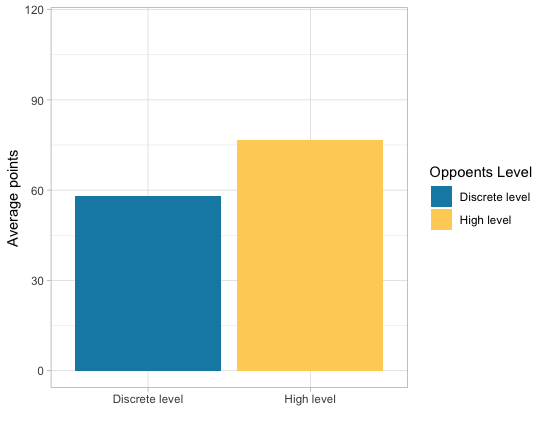

Recreate this plot in R.
rm(list = ls())
library(readr)
report <- read_csv("Pausetta Briscola? (Risposte) - Answers.csv")
livs <- report$`How would you rate your Briscola skills?`
results <- report$`Which was your final score?`
mean(results[livs <= 3])
mean(results[livs > 3])




a <- mean(results[livs <= 3])
b <- mean(results[livs > 3])

livs[livs <= 3] <- 0
livs[livs > 3] <- 1




# Plots
library(ggplot2)


livs <- c("Discrete level", "High level")
#m <- c(rep("1-3", floor(a)) , rep("4-5", floor(b)))
m <- c(a,b)
data <- data.frame(livs, m)

data$livs <- factor(data$livs, levels = c("Discrete level", "High level"))
custom_colors <- c("Discrete level" = "#118ab2", "High level" = "#ffd166")

ggplot(data, aes(y=m, x=livs , fill = livs)) + 
  geom_bar(position="dodge", stat="identity") + 
  ylim(c(0,115)) +
  xlab("") +
  scale_fill_manual(values = custom_colors) + 
  ylab("Average points") +
  guides(fill = guide_legend(title="Oppoents Level")) +
  theme_light()
  
